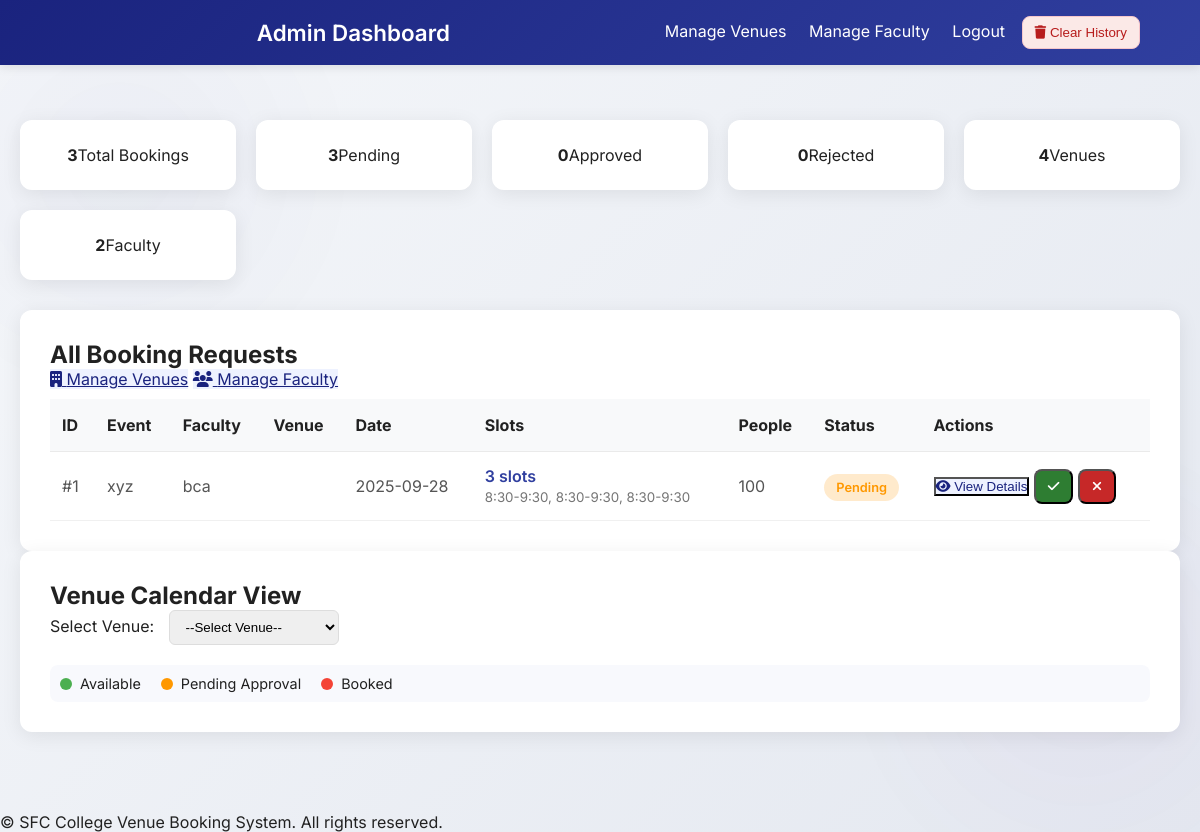
The app's page /admin (signed in), older data.
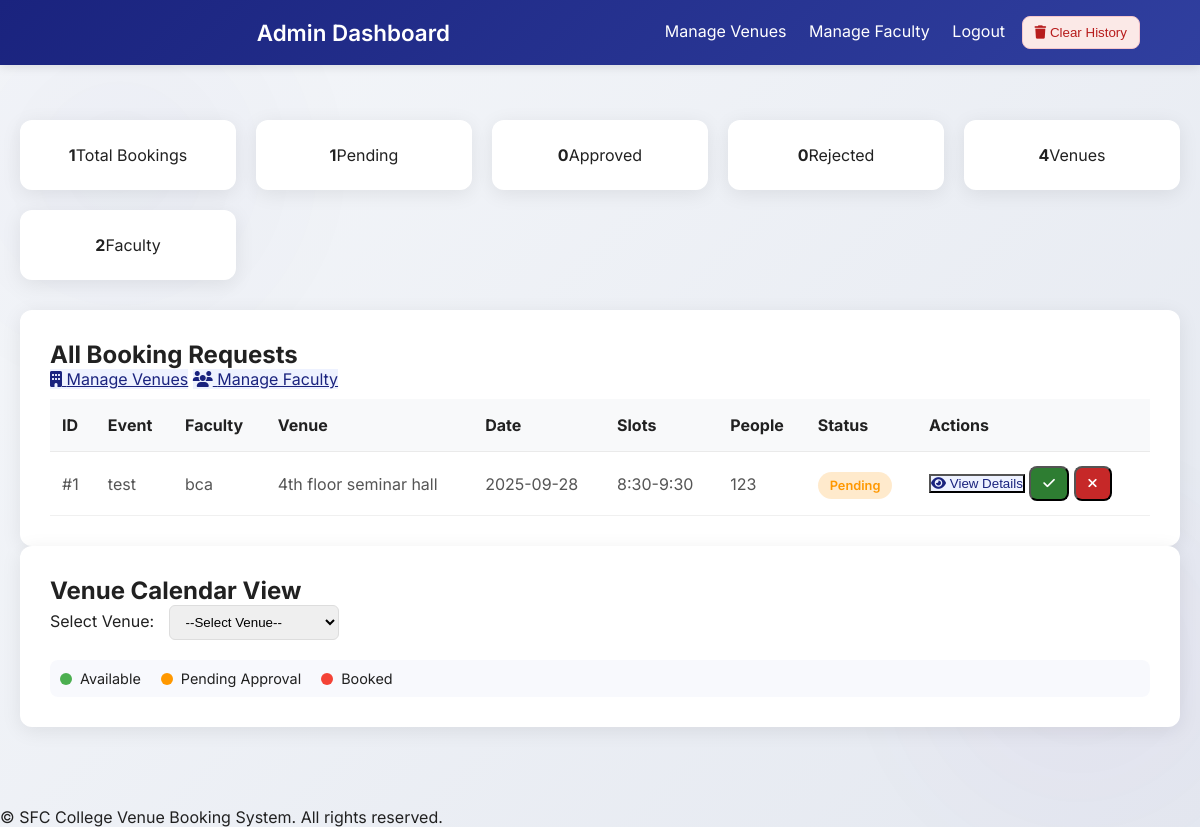
The same page, newer data.
### models.py (models this page shows)
class Booking(db.Model):
    __tablename__ = 'booking'
    __table_args__ = {'extend_existing': True}
    id = db.Column(db.Integer, primary_key=True)
    event_name = db.Column(db.String(100), nullable=False)
    faculty_name = db.Column(db.String(50), nullable=False)
    num_people = db.Column(db.Integer, nullable=False)
    venue = db.Column(db.String(50), nullable=False)
    slot = db.Column(db.String(20), nullable=False)
    date = db.Column(db.String(20), nullable=False)
    status = db.Column(db.String(20), default="Pending")  # Pending / Approved / Rejected
    canteen_details = db.Column(db.Text, nullable=True)
    other_requirements = db.Column(db.Text, nullable=True)

### app.py (the view)
@app.route("/admin")
def admin_dashboard():
    if session.get("user") and session["user"]["role"] == "admin":
        bookings = Booking.query.order_by(Booking.date.desc()).all()
        grouped_bookings = []
        processed_ids = set()
        for booking in bookings:
            if booking.id in processed_ids:
                continue
            related_bookings = Booking.query.filter_by(
                faculty_name=booking.faculty_name,
                venue=booking.venue,
                date=booking.date,
                event_name=booking.event_name
            ).order_by(Booking.slot.asc()).all()
            grouped_booking = {
                'primary_id': booking.id,
                'event_name': booking.event_name,
                'faculty_name': booking.faculty_name,
                'venue': booking.venue,
                'date': booking.date,
                'num_people': booking.num_people,
                'status': related_bookings[0].status if related_bookings else booking.status,
                'canteen_details': booking.canteen_details,
                'slots': [b.slot for b in related_bookings]
            }
            grouped_bookings.append(grouped_booking)
            for related in related_bookings:
                processed_ids.add(related.id)
        stats = {
            "total_bookings": Booking.query.count(),
            "pending": Booking.query.filter_by(status="Pending").count(),
            "approved": Booking.query.filter_by(status="Approved").count(),
            "rejected": Booking.query.filter_by(status="Rejected").count(),
            "venues": Venue.query.count(),
            "faculty": User.query.filter_by(role="faculty").count(),
        }
        venues = [v.name for v in Venue.query.order_by(Venue.name.asc()).all()]
        return render_template("admin_dashboard.html", title="Admin Dashboard", grouped_bookings=grouped_bookings, stats=stats, venues=venues)
    flash("Access denied", "danger")
    return redirect(url_for("login"))

### templates/admin_dashboard.html (shortened to what the changed rows need)
<!DOCTYPE html>
<html lang="en">
<head>
  <link rel="stylesheet" href="https://cdnjs.cloudflare.com/ajax/libs/font-awesome/6.4.0/css/all.min.css">
</head>
<body>
  <main>
    <div class="container">
      <div class="stats">
        <div class="stat"><strong>{{ stats.total_bookings }}</strong><span>Total Bookings</span></div>
        <div class="stat"><strong>{{ stats.pending }}</strong><span>Pending</span></div>
      </div>
      <div class="card">
        <div class="card-header">
          <h2>All Booking Requests</h2>
        </div>
        <table>
          <thead>
            <tr>
              <th>ID</th><th>Event</th><th>Faculty</th><th>Venue</th><th>Date</th><th>Slots</th><th>People</th><th>Status</th><th>Actions</th>
            </tr>
          </thead>
          <tbody>
            {% for booking_group in grouped_bookings %}
            <tr>
              <td>#{{ booking_group.primary_id }}</td>
              <td>{{ booking_group.event_name }}</td>
              <td>{{ booking_group.faculty_name }}</td>
              <td>{{ booking_group.venue }}</td>
              <td>{{ booking_group.date }}</td>
              <td>
                {% if booking_group.slots|length > 1 %}
                  <span style="color: var(--primary-medium); font-weight: 600;">{{ booking_group.slots|length }} slots</span>
                  <br><small style="color: var(--text-light);">{{ booking_group.slots|join(', ') }}</small>
                {% else %}
                  {{ booking_group.slots[0] }}
                {% endif %}
              </td>
              <td>{{ booking_group.num_people }}</td>
              <td><span class="badge {{ booking_group.status.lower() }}">{{ booking_group.status }}</span></td>
              <td>
                <button class="btn" style="background:#eef2ff;color:#1a237e"
                  data-open-modal
                  data-id="{{ booking_group.primary_id }}"
                  data-event="{{ booking_group.event_name }}"
                  data-faculty="{{ booking_group.faculty_name }}"
                  data-venue="{{ booking_group.venue }}"
                  data-date="{{ booking_group.date }}"
                  data-slots="{{ booking_group.slots|join(',') }}"
                  data-people="{{ booking_group.num_people }}"
                  data-status="{{ booking_group.status }}"
                  data-canteen="{{ booking_group.canteen_details or '' }}">
                  <i class="fa fa-eye"></i> View Details
                </button>
                <form method="POST" action="/admin/approve/{{ booking_group.primary_id }}" style="display:inline" onsubmit="return confirm('Approve booking #{{ booking_group.primary_id }} and all related slots?');">
                  <button class="btn-small" style="background:#2e7d32;color:#fff;border-radius:8px;padding:8px 12px;" {% if booking_group.status=='Approved' %}disabled{% endif %}><i class="fas fa-check"></i></button>
                </form>
                <form method="POST" action="/admin/reject/{{ booking_group.primary_id }}" style="display:inline" onsubmit="return confirm('Reject booking #{{ booking_group.primary_id }} and all related slots?');">
                  <button class="btn-small" style="background:#c62828;color:#fff;border-radius:8px;padding:8px 12px;" {% if booking_group.status=='Rejected' %}disabled{% endif %}><i class="fas fa-times"></i></button>
                </form>
              </td>
            </tr>
            {% else %}
            <tr><td colspan="9" style="text-align:center;color:var(--text-light);">No bookings yet.</td></tr>
            {% endfor %}
          </tbody>
        </table>
      </div>
      <div class="card">
        <div class="card-header">
          <h2>Venue Calendar View</h2>
        </div>
      </div>
    </div>
  </main>
</body>
</html>

Row changes from the older to the newer data that the page shows:
changed Booking "bca": event_name "xyz" → "test"; venue (not shown) → "4th floor seminar hall"; slot (not shown) → "8:30-9:30"; num_people "100" → "123"; slots|length "3" → (not shown); slots "8:30-9:30, 8:30-9:30, 8:30-9:30" → (not shown)
Text that changed along with them:
{{ stats.total_bookings }}: "3" → "1"
{{ stats.pending }}: "3" → "1"
